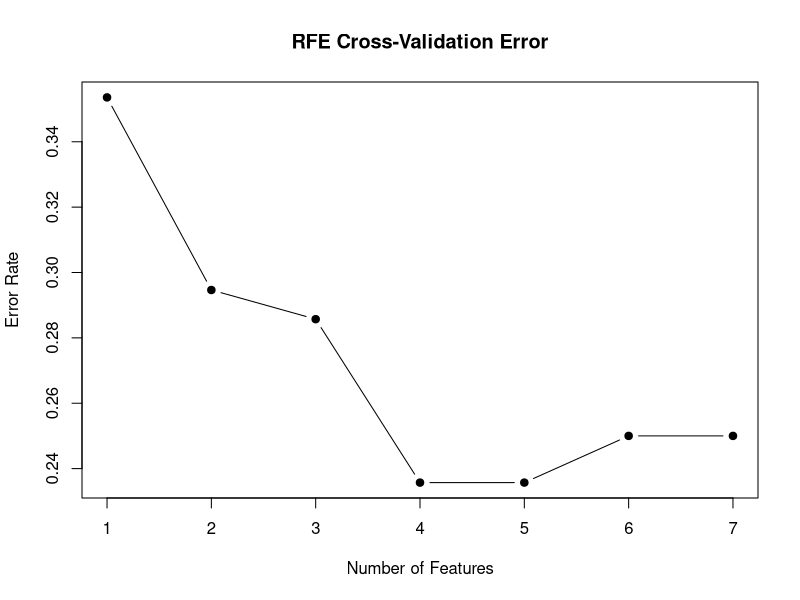
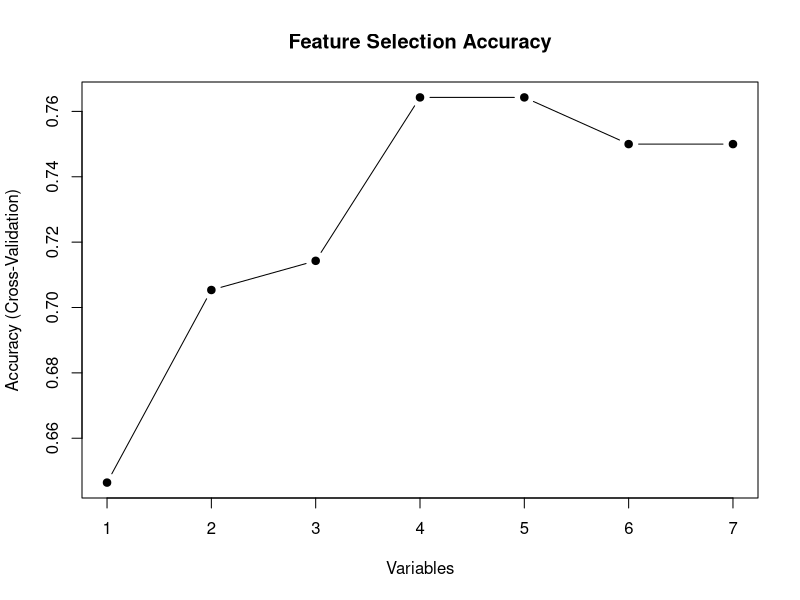

Write the R code that produced these figures, in order.
# =====================================================================
# 09 - SVM-RFE feature selection (caret implementation)
# Rebuilt from the analysis working file: "Version 1/17.SVM/NETs21.SVM.R"
# REPRODUCIBILITY FIX: the original file had `#set.seed(12345)` commented out;
#   the seed is activated here so the 10-fold RFE resampling is reproducible.
#   (The separate mSVM-RFE helper NETs21.msvmRFE.R is not included: the
#   working copy contained a non-functional time-gated snippet and the
#   caret-based RFE below is the implementation that produced the published
#   feature ranking.)
# Requires: data/merge.normalize.txt, gene_lists/interGenes.txt (7 genes)
# Output: SVM-RFE.gene.txt (ranked features)
# =====================================================================

library(limma)
library(caret)
library(e1071)
set.seed(12345)          # FIXED: was commented out in the working file

outDir <- "results/09_svm_rfe"
dir.create(outDir, showWarnings = FALSE, recursive = TRUE)

rt <- read.table("data/merge.normalize.txt", header = TRUE, sep = "\t", check.names = FALSE)
rownames(rt) <- rt[, 1]
exp <- rt[, 2:ncol(rt)]
dimnames <- list(rownames(exp), colnames(exp))
data <- matrix(as.numeric(as.matrix(exp)), nrow = nrow(exp), dimnames = dimnames)
data <- avereps(data)

geneRT <- read.table("gene_lists/interGenes.txt", header = FALSE, sep = "\t", check.names = FALSE)
data <- data[as.vector(geneRT[, 1]), , drop = FALSE]
data <- as.data.frame(t(data))

group <- gsub("(.*)\\_(.*)\\_(.*)", "\\3", rownames(data))
data <- cbind(group, data)
data$group <- factor(data$group, levels = c("Normal", "Cancer"))

x <- data[, -1]
y <- data$group

ctrl <- rfeControl(functions = caretFuncs, method = "cv", number = 10)
rfeResult <- rfe(x, y, sizes = 1:ncol(x), rfeControl = ctrl)

top.features <- rfeResult$variables[, c("Variables", "Overall")]
write.table(top.features, file = file.path(outDir, "feature_svm.txt"),
            sep = "\t", quote = FALSE, row.names = FALSE, col.names = TRUE)

errors <- 1 - rfeResult$results$Accuracy
pdf(file = file.path(outDir, "errors.pdf"), width = 5, height = 5)
plot(1:nrow(rfeResult$results), errors, type = "b", pch = 19, xlab = "Number of Features",
     ylab = "Error Rate", main = "RFE Cross-Validation Error")
dev.off()

accuracy <- rfeResult$results$Accuracy
pdf(file = file.path(outDir, "accuracy.pdf"), width = 5, height = 5)
plot(1:nrow(rfeResult$results), accuracy, type = "b", pch = 19,
     xlab = "Variables", ylab = "Accuracy (Cross-Validation)",
     main = "Feature Selection Accuracy")
dev.off()

optimalGenes <- predictors(rfeResult)
write.table(optimalGenes, file = file.path(outDir, "SVM-RFE.gene.txt"),
            sep = "\t", quote = FALSE, row.names = FALSE, col.names = FALSE)
